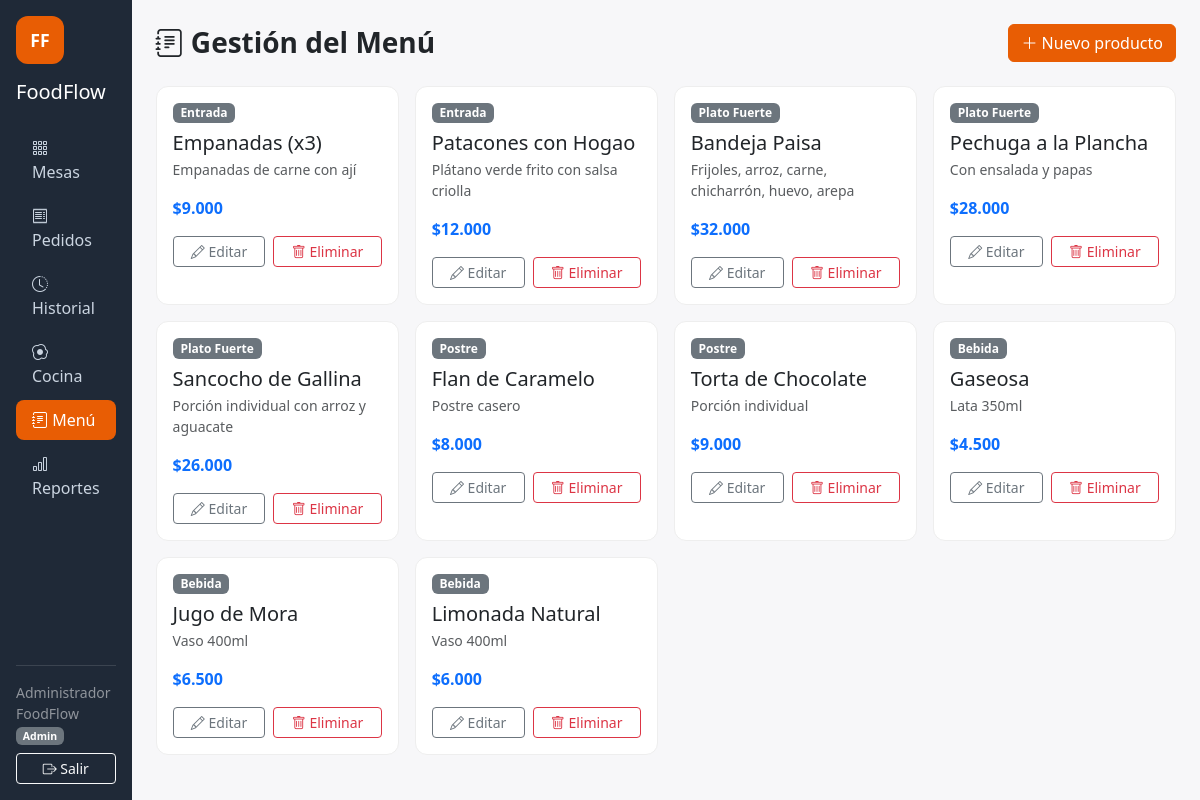
Page /index.php/menu (signed in) on the committed database.
### tables this page shows
CREATE TABLE `menu_items` (
  `id` int(10) UNSIGNED NOT NULL,
  `categoria_id` int(10) UNSIGNED NOT NULL,
  `nombre` varchar(100) NOT NULL,
  `descripcion` varchar(255) DEFAULT NULL,
  `precio` decimal(10,2) NOT NULL DEFAULT 0.00,
  `imagen` varchar(255) DEFAULT NULL,
  `disponible` tinyint(1) NOT NULL DEFAULT 1,
  `creado_en` datetime NOT NULL DEFAULT current_timestamp()
);

CREATE TABLE `categorias` (
  `id` int(10) UNSIGNED NOT NULL,
  `nombre` varchar(50) NOT NULL
);

### application/controllers/Menu.php (called while the page is built, shortened)
<?php
class Menu extends MY_Controller
{
    public function __construct()
    {
        $this->load->model('Menu_model');
        $this->load->library('form_validation');
    }
    public function index()
    {
        $data['titulo'] = 'Gestión del Menú';
        $data['items'] = $this->Menu_model->todos_con_categoria();
        $this->load->view('templates/header', $data);
        $this->load->view('menu/index', $data);
        $this->load->view('templates/footer');
    }
}

### index.php (called while the page is built, shortened)
<?php
require_once BASEPATH.'core/CodeIgniter.php';

### application/models/Menu_model.php (called while the page is built, shortened)
<?php
class Menu_model extends CI_Model
{
    public function todos_con_categoria()
    {
        return $this->db->select('menu_items.*, categorias.nombre as categoria_nombre')
            ->from('menu_items')
            ->join('categorias', 'categorias.id = menu_items.categoria_id')
            ->order_by('categorias.id', 'ASC')
            ->order_by('menu_items.nombre', 'ASC')
            ->get()->result();
    }
}

### application/views/menu/index.php (the view, shortened to what this page needs)
<div class="d-flex justify-content-between align-items-center mb-4">
    <h3 class="fw-bold mb-0"><i class="bi bi-journal-text"></i> Gestión del Menú</h3>
    <a href="<?= site_url('menu/nuevo') ?>" class="btn btn-primary">
        <i class="bi bi-plus-lg"></i> Nuevo producto
    </a>
</div>
<div class="row g-3">
<?php foreach ($items as $item): ?>
    <div class="col-md-4 col-lg-3">
        <div class="card menu-item-card h-100">
            <div class="card-body">
                <div class="d-flex justify-content-between">
                    <span class="badge bg-secondary mb-2"><?= html_escape($item->categoria_nombre) ?></span>
                </div>
                <h5 class="card-title mb-1"><?= html_escape($item->nombre) ?></h5>
                <p class="card-text text-muted small"><?= html_escape($item->descripcion) ?></p>
                <p class="fw-bold text-primary">$<?= number_format($item->precio, 0, ',', '.') ?></p>
                <div class="d-flex gap-2">
                    <a href="<?= site_url('menu/editar/' . $item->id) ?>" class="btn btn-sm btn-outline-secondary flex-fill">
                        <i class="bi bi-pencil"></i> Editar
                    </a>
                    <button type="button" class="btn btn-sm btn-outline-danger flex-fill btn-eliminar"
                            data-url="<?= site_url('menu/eliminar/' . $item->id) ?>">
                        <i class="bi bi-trash"></i> Eliminar
                    </button>
                </div>
            </div>
        </div>
    </div>
<?php endforeach; ?>
</div>

### assets/css/style.css (style rules this page uses)
:root { --ff-primary: #E85D04; --ff-primary-dark: #C74A02; --ff-dark: #1F2937; --ff-bg: #F7F7F9; }
body { background-color: var(--ff-bg); font-family: 'Segoe UI', system-ui, sans-serif; }
.btn-primary { background-color: var(--ff-primary); border-color: var(--ff-primary); }
.menu-item-card { border-radius: 12px; border: 1px solid #eee; }

### rows in the picture
menu_items: categoria.nombre "Entrada", nombre "Empanadas (x3)", descripcion "Empanadas de carne con ají", precio "9.000"
menu_items: categoria.nombre "Entrada", nombre "Patacones con Hogao", descripcion "Plátano verde frito con salsa criolla", precio "12.000"
menu_items: categoria.nombre "Plato Fuerte", nombre "Bandeja Paisa", descripcion "Frijoles, arroz, carne, chicharrón, huevo, arepa", precio "32.000"
menu_items: categoria.nombre "Plato Fuerte", nombre "Pechuga a la Plancha", descripcion "Con ensalada y papas", precio "28.000"
menu_items: categoria.nombre "Plato Fuerte", nombre "Sancocho de Gallina", descripcion "Porción individual con arroz y aguacate", precio "26.000"
menu_items: categoria.nombre "Postre", nombre "Flan de Caramelo", descripcion "Postre casero", precio "8.000"
menu_items: categoria.nombre "Postre", nombre "Torta de Chocolate", descripcion "Porción individual", precio "9.000"
menu_items: categoria.nombre "Bebida", nombre "Gaseosa", descripcion "Lata 350ml", precio "4.500"
menu_items: categoria.nombre "Bebida", nombre "Jugo de Mora", descripcion "Vaso 400ml", precio "6.500"
menu_items: categoria.nombre "Bebida", nombre "Limonada Natural", descripcion "Vaso 400ml", precio "6.000"

### other values in the picture
$this->session->userdata('nombre') "Administrador FoodFlow"
$rol "Admin"
